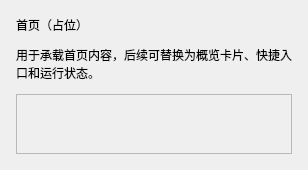
<?xml version="1.0" encoding="UTF-8"?>
<ui version="4.0">
 <class>HomePage</class>
 <widget class="QWidget" name="HomePage">
  <layout class="QVBoxLayout" name="verticalLayout">
   <property name="spacing">
    <number>12</number>
   </property>
   <property name="leftMargin">
    <number>16</number>
   </property>
   <property name="topMargin">
    <number>16</number>
   </property>
   <property name="rightMargin">
    <number>16</number>
   </property>
   <property name="bottomMargin">
    <number>16</number>
   </property>
   <item>
    <widget class="QLabel" name="titleLabel">
     <property name="text">
      <string>首页（占位）</string>
     </property>
     <property name="alignment">
      <set>Qt::AlignLeft|Qt::AlignVCenter</set>
     </property>
    </widget>
   </item>
   <item>
    <widget class="QLabel" name="descLabel">
     <property name="text">
      <string>用于承载首页内容，后续可替换为概览卡片、快捷入口和运行状态。</string>
     </property>
     <property name="alignment">
      <set>Qt::AlignLeft|Qt::AlignVCenter</set>
     </property>
     <property name="wordWrap">
      <bool>true</bool>
     </property>
    </widget>
   </item>
   <item>
    <widget class="QFrame" name="panelFrame">
     <property name="frameShape">
      <enum>QFrame::StyledPanel</enum>
     </property>
     <property name="frameShadow">
      <enum>QFrame::Plain</enum>
     </property>
     <layout class="QVBoxLayout" name="verticalLayoutPanel">
      <item>
       <spacer name="verticalSpacerPanel">
        <property name="orientation">
         <enum>Qt::Vertical</enum>
        </property>
        <property name="sizeHint" stdset="0">
         <size>
          <width>20</width>
          <height>40</height>
         </size>
        </property>
       </spacer>
      </item>
     </layout>
    </widget>
   </item>
  </layout>
 </widget>
 <resources/>
 <connections/>
</ui>
